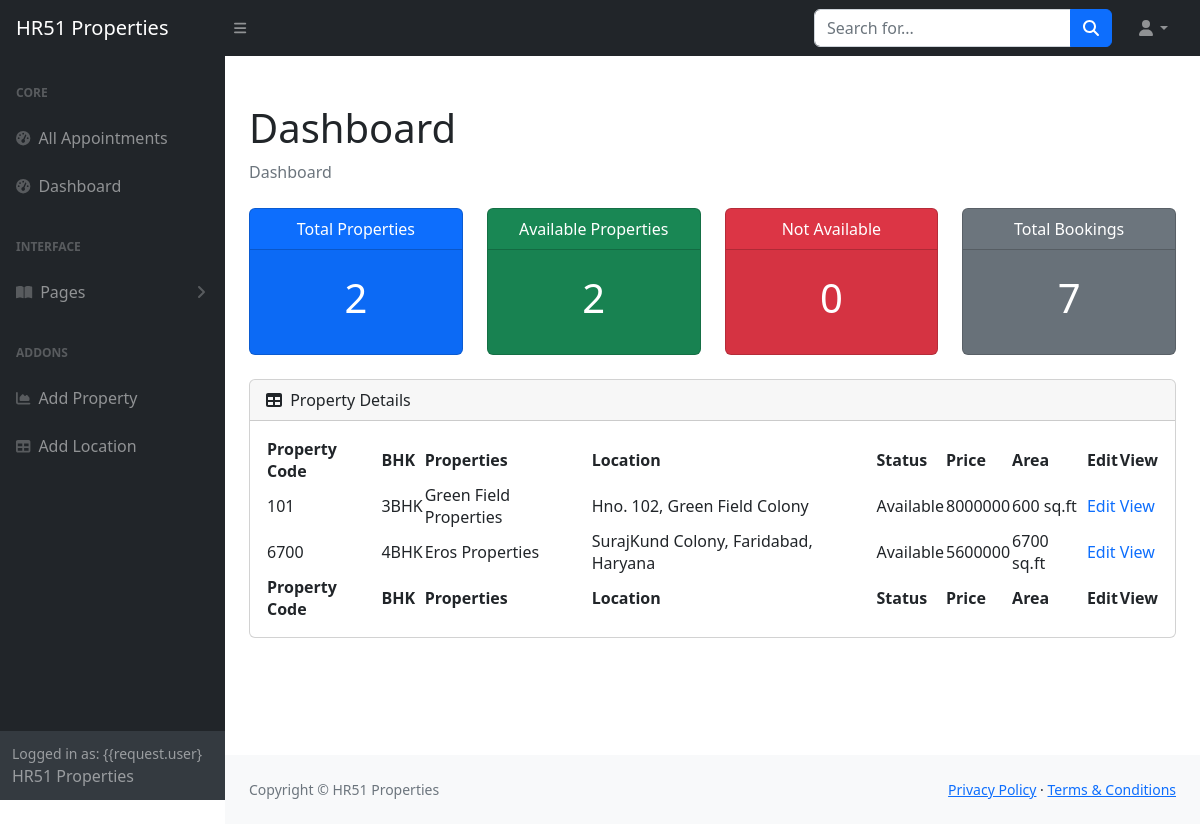
Page /staff/panel (signed in) on the committed database.
### realestate/models.py (models this page shows, shortened)
class PropertyView(models.Model):
    ROOM_STATUS = (
    ("1", "Available"),
    ("2", "Not Available"),
    )
    ROOM_TYPE = (
    ("1", "premium"),
    ("2", "deluxe"),
    ("3","basic"),
    )
    PROP_ROOM = (
    ("1", "1BHK"),
    ("2", "2BHK"),
    ("3", "3BHK"),
    ("4", "4BHK"),
    ("5", "5BHK"),
    ("6", "6BHK"),
    ("7", "7BHK"),
    )
    ROOMOWNERSHIP = (
    ("1", "First Owner"),
    ("2", "Second Owners"),
    ("3", "Third Owners"),
    ("4", "FreeHold"),
    ("5", "Multiple Owners"),
    )
    SIZERATE = (
    ("1", "1"),
    ("2", "2"),
    ("3", "3"),
    ("4", "4"),
    ("5", "5"),
    ("6", "6"),
    ("7", "7"),
    ("8", "8"),
    )
    PROP_STATUS = (
    ("1", "For Sell"),
    ("2", "For Rent/lease"),
    ("3", "Not Available"),
    )
    PROP_TYPE = (
    ("1", "Independent Builder Floor"),
    ("2", "Builder Floor"),
    ("3", "Not Available"),
    )
    title = models.CharField(max_length=50,null=True)
    room_type = models.CharField(max_length=50,choices = ROOM_TYPE)
    prop_status = models.CharField(max_length=50,choices = ROOM_STATUS, null=True)
    prop_sell = models.CharField(max_length=50,choices = PROP_STATUS, null=True)
    prop_type = models.CharField(max_length=50,choices = PROP_TYPE, null=True)
    property_bhk = models.CharField(max_length=50,choices = PROP_ROOM, null=True)
    capacity = models.IntegerField(null=True)
    propety_code = models.IntegerField(null=True)
    price = models.IntegerField(null=True)
    size = models.IntegerField(null=True)
    hotel = models.ForeignKey(Realator, on_delete = models.CASCADE)
    status = models.CharField(choices =ROOM_STATUS,max_length = 15)
    roomnumber = models.IntegerField(null=True)
    yearbuild = models.IntegerField(null=True)
    address = models.CharField(max_length=150, null=True)
    ownership = models.CharField(max_length=150, null=True, choices= ROOMOWNERSHIP)
    Configuration = models.CharField(max_length = 800, null=True)
    content = models.CharField(max_length = 1500, null=True)
    flooring = models.CharField(max_length = 50, null=True)
    parking = models.CharField(max_length = 100, null=True)
    water_source = models.CharField(max_length = 100, null=True)
    widthroad = models.CharField(max_length = 100, null=True)
    powerbackup = models.CharField(max_length = 100, null=True)
    consider = models.CharField(max_length = 2000, null=True)
    nearby = models.CharField(max_length = 200, null=True)
    facing = models.CharField(max_length = 50, null=True)
    property_age = models.CharField(max_length = 10, null=True)
    furnished_details = models.CharField(max_length = 2000, null=True)
    loan_available = models.CharField(max_length=450, null=True)
    image = models.ImageField(upload_to='post/', null=True)
    image1 = models.ImageField(upload_to='post/', null=True)
    image2 = models.ImageField(upload_to='post/', null=True)
    image3 = models.ImageField(upload_to='post/', null=True)
    image4 = models.ImageField(upload_to='post/', null=True)
    url = models.CharField(max_length=100, null=True)
    map = models.CharField(max_length=450, null=True)
    is_published = models.BooleanField(default=True, null=True)
    post_date = models.DateTimeField(auto_now_add=True, null=True, blank=True)
    list_date = models.DateTimeField(default=datetime.now, blank=True)

### realestate/views.py (the view)
# urls.py: path('staff/panel', views.panel,name="staffpanel"),
@login_required(login_url='/staff')
def panel(request):
    if request.user.is_staff == False:
        return HttpResponse('Access Denied')
    rooms = PropertyView.objects.all()
    total_rooms = len(rooms)
    available_rooms = len(PropertyView.objects.all().filter(status='1'))
    unavailable_rooms = len(PropertyView.objects.all().filter(status='2'))
    reserved = len(Reservation.objects.all())
    hotel = Realator.objects.values_list(
        'location', 'id').distinct().order_by()
    response = render(request, 'staff/panel.html', {'location': hotel, 'reserved': reserved, 'rooms': rooms,
                      'total_rooms': total_rooms, 'available': available_rooms, 'unavailable': unavailable_rooms})
    return HttpResponse(response)

### templates/staff/panel.html (shortened to what this page needs)
{% block css %}
<link rel="stylesheet" href="https://cdn.jsdelivr.net/npm/bootstrap@4.0.0/dist/css/bootstrap.min.css"
>
<link href="https://cdn.jsdelivr.net/npm/simple-datatables@7.1.2/dist/style.min.css" rel="stylesheet" />
<link href="/static/css/staff.css" rel="stylesheet" />
{% endblock css %}
{% block body %}
<section class="sb-nav-fixed">
    <nav class="sb-topnav navbar navbar-expand navbar-dark bg-dark">
        <a class="navbar-brand ps-3" href="/">HR51 Properties</a>
        <button class="btn btn-link btn-sm order-1 order-lg-0 me-4 me-lg-0" id="sidebarToggle" href="#!"><i
                class="fas fa-bars"></i></button>
        <form class="d-none d-md-inline-block form-inline ms-auto me-0 me-md-3 my-2 my-md-0">
            <div class="input-group">
                <input class="form-control" type="text" placeholder="Search for..." aria-label="Search for..."
                    aria-describedby="btnNavbarSearch" />
                <button class="btn btn-primary" id="btnNavbarSearch" type="button"><i
                        class="fas fa-search"></i></button>
            </div>
        </form>
        <ul class="navbar-nav ms-auto ms-md-0 me-3 me-lg-4">
            <li class="nav-item dropdown">
                <a class="nav-link dropdown-toggle" id="navbarDropdown" href="#" role="button" data-bs-toggle="dropdown"
                    aria-expanded="false"><i class="fas fa-user fa-fw"></i></a>
            </li>
        </ul>
    </nav>
    <div id="layoutSidenav">
        <div id="layoutSidenav_nav">
            <nav class="sb-sidenav accordion sb-sidenav-dark" id="sidenavAccordion">
                <div class="sb-sidenav-menu">
                    <div class="nav">
                        <div class="sb-sidenav-menu-heading">Core</div>
                        <a class="nav-link" href="/staff/allbookings">
                            <div class="sb-nav-link-icon"><i class="fas fa-tachometer-alt"></i></div>
                            All Appointments
                        </a>
                        <a class="nav-link" href="/staff/panel">
                            <div class="sb-nav-link-icon"><i class="fas fa-tachometer-alt"></i></div>
                            Dashboard
                        </a>
                        <div class="sb-sidenav-menu-heading">Interface</div>
                        <a class="nav-link collapsed" href="#" data-bs-toggle="collapse" data-bs-target="#collapsePages"
                            aria-expanded="false" aria-controls="collapsePages">
                            <div class="sb-nav-link-icon"><i class="fas fa-book-open"></i></div>
                            Pages
                            <div class="sb-sidenav-collapse-arrow"><i class="fas fa-angle-down"></i></div>
                        </a>
                        <div class="sb-sidenav-menu-heading">Addons</div>
                        <a class="nav-link" data-toggle="modal" data-target="#newroom">
                            <div class="sb-nav-link-icon"><i class="fas fa-chart-area"></i></div>
                            Add Property
                        </a>
                        <a class="nav-link" data-toggle="modal" data-target="#newlocation">
                            <div class="sb-nav-link-icon"><i class="fas fa-table"></i></div>
                            Add Location
                        </a>
                    </div>
                </div>
                <div class="sb-sidenav-footer">
                    <div class="small">Logged in as: {{request.user}</div>
                    HR51 Properties
                </div>
            </nav>
        </div>
        <div id="layoutSidenav_content">
            <main>
                <div class="container-fluid px-4">
                    <h1 class="mt-4">Dashboard</h1>
                    <ol class="breadcrumb mb-4">
                        <li class="breadcrumb-item active">Dashboard</li>
                    </ol>
                    <div class="row">
                        {%load app_tags%}
                        <div class="col-xl-3 col-md-6">
                            <div class="card bg-primary text-white mb-4">
                                <div class="text-center m-2">
                                    Total Properties
                                </div>
                                <div class="card-footer d-flex align-items-center justify-content-between">
                                    <h1 class="card-body text-center">{{total_rooms}}</h1>
                                </div>
                            </div>
                        </div>
                        <div class="col-xl-3 col-md-6">
                            <div class="card bg-success text-white mb-1">
                                <div class="text-center m-2">
                                    Available Properties
                                </div>
                                <div class="card-footer d-flex align-items-center justify-content-between">
                                    <h1 class="card-body text-center">{{available}}</h1>
                                </div>
                            </div>
                        </div>
                        <div class="col-xl-3 col-md-6">
                            <div class="card bg-danger text-white mb-1">
                                <div class="text-center m-2">
                                    Not Available
                                </div>
                                <div class="card-footer d-flex align-items-center justify-content-between">
                                    <h1 class="card-body text-center">{{unavailable}}</h1>
                                </div>
                            </div>
                        </div>
                        <div class="col-xl-3 col-md-6">
                            <div class="card bg-secondary text-white mb-1">
                                <div class="text-center m-2">
                                    Total Bookings
                                </div>
                                <div class="card-footer d-flex align-items-center justify-content-between">
                                    <h1 class="card-body text-center">{{reserved}}</h1>
                                </div>
                            </div>
                        </div>
                    </div>
                    <div class="card mb-4">
                        <div class="card-header">
                            <i class="fas fa-table me-1"></i>
                            Property Details
                        </div>
                        <div class="card-body">
                            <table id="datatablesSimple">
                                <thead>
                                    <tr>
                                        <th>Property Code</th>
                                        <th>BHK</th>
                                        <th>Properties</th>
                                        <th>Location</th>
                                        <th>Status</th>
                                        <th>Price</th>
                                        <th>Area</th>
                                        <th>Edit</th>
                                        <th>View</th>
                                    </tr>
                                </thead>
                                <tfoot>
                                    <tr>
                                        <th>Property Code</th>
                                        <th>BHK</th>
                                        <th>Properties</th>
                                        <th>Location</th>
                                        <th>Status</th>
                                        <th>Price</th>
                                        <th>Area</th>
                                        <th>Edit</th>
                                        <th>View</th>
                                    </tr>
                                </tfoot>
                                <tbody>
                                    {% if rooms %} {% for each_room in rooms %}
                                    <tr>
                                        <td>{{each_room.roomnumber}}</td>
                                        <td>{{each_room.get_property_bhk_display}}</td>
                                        <td>{{each_room.title}}</td>
                                        <td>{{each_room.address}}</td>
                                        <td>{{each_room.get_status_display}}</td>
                                        <td>{{each_room.price}}</td>
                                        <td>{{each_room.size}} sq.ft</td>
                                        <td>
                                            <a href="/staff/panel/edit-room?roomid={{each_room.id}}"
                                                style="text-decoration: none;">Edit</a>
                                        </td>
                                        <td>
                                            <a href="/staff/panel/view-room?roomid={{each_room.id}}"
                                                style="text-decoration: none;">View</a>
                                        </td>
                                    </tr>
                                    {% endfor %} {% endif %}
                                </tbody>
                            </table>
                        </div>
                    </div>
                </div>
            </main>
            <footer class="py-4 bg-light mt-auto">
                <div class="container-fluid px-4">
                    <div class="d-flex align-items-center justify-content-between small">
                        <div class="text-muted">Copyright &copy; HR51 Properties</div>
                        <div>
                            <a href="/privacy">Privacy Policy</a>
                            &middot;
                            <a href="/terms">Terms &amp; Conditions</a>
                        </div>
                    </div>
                </div>
            </footer>
        </div>
    </div>
</section>
{% endblock body %}

### rows in the picture
PropertyView: roomnumber "101", property_bhk "3BHK", title "Green Field Properties", address "Hno. 102, Green Field Colony", status "Available", price "8000000", size "600"
PropertyView: roomnumber "6700", property_bhk "4BHK", title "Eros Properties", address "SurajKund Colony, Faridabad, Haryana", status "Available", price "5600000", size "6700"

### other values in the picture
{{ total_rooms }} "2"
{{ available }} "2"
{{ unavailable }} "0"
{{ reserved }} "7"
